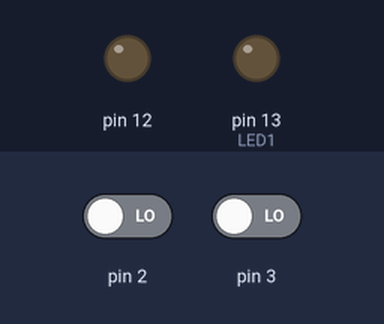
Bench run of a sketch on a simulated Arduino Uno, built with avr-gcc and run on an emulated ATmega328P. On the bench: output pins drawn as LEDs (lit = HIGH). The test bench sets the inputs (shaded band); at power-on: pin 2 LOW, pin 3 LOW.

Above: at 0.8 s.
0.9 s: pin 2 driven HIGH
At 1.2 s:
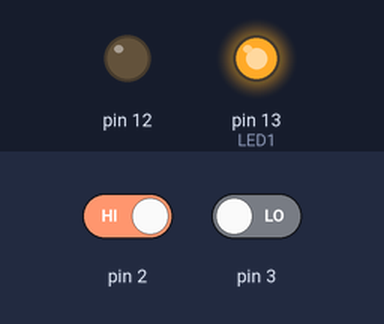
2.4 s: pin 3 driven HIGH
At 3.6 s:
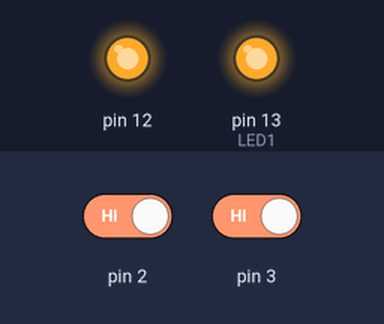
3.9 s: pin 2 driven LOW
At 4.7 s:
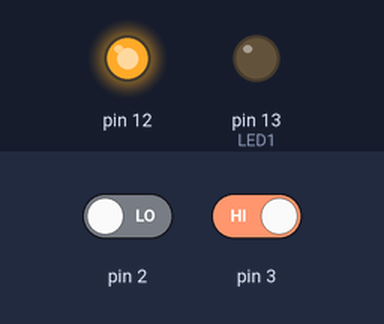
Timing chart, 0 to 6.9 s (numbered marks = the images above; inputs shaded):
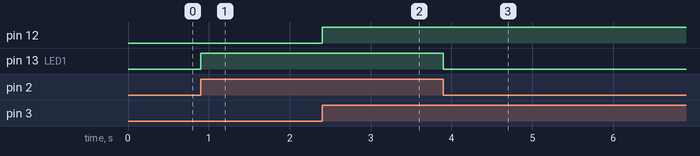

The sketch:

3e.ino
```cpp
#include <avr/io.h>
#include <avr/interrupt.h>

int main(void)
{
    // ----- Configure LEDs as outputs -----
    DDRB |= (1 << DDB5) | (1 << DDB4);

    // ----- Configure buttons as inputs -----
    DDRD &= ~((1 << DDD2) | (1 << DDD3));

    // ----- Configure INT1 (PD3 / pin 3) for rising edge -----
    EICRA |= (1 << ISC11) | (1 << ISC10);

    // Enable INT1 interrupt
    EIMSK |= (1 << INT1);

    // Enable global interrupts
    sei();

    while (1)
    {
        // Poll Button1 (PD2)
        if (PIND & (1 << PIND2))
        {
            PORTB |= (1 << PORTB5);   // LED1 ON
        }
        else
        {
            PORTB &= ~(1 << PORTB5);  // LED1 OFF
        }
    }
}

// Interrupt for Button2
ISR(INT1_vect)
{
    // Toggle LED2
    PORTB ^= (1 << PORTB4);
}
```

Measured:
- after the input at 0.9 s, pin 13 (LED1): LOW → HIGH at once
- after the input at 2.4 s, pin 12: LOW → HIGH at once
- after the input at 3.9 s, pin 13 (LED1): HIGH → LOW at once
